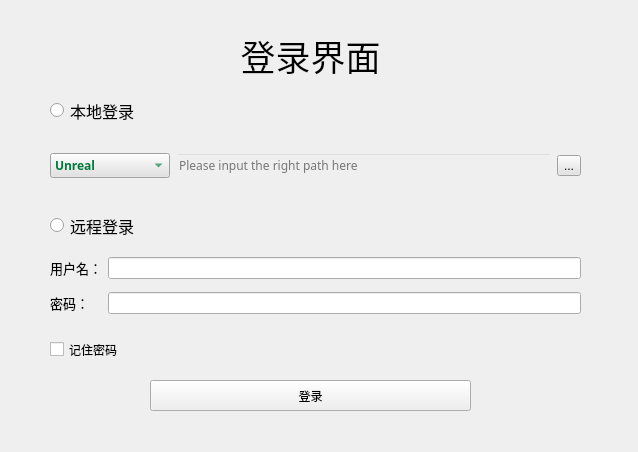
<?xml version="1.0" encoding="UTF-8"?>
<ui version="4.0">
 <class>login</class>
 <widget class="QWidget" name="login">
  <property name="geometry">
   <rect>
    <x>0</x>
    <y>0</y>
    <width>638</width>
    <height>452</height>
   </rect>
  </property>
  <property name="windowTitle">
   <string>Form</string>
  </property>
  <widget class="QWidget" name="layoutWidget">
   <property name="geometry">
    <rect>
     <x>50</x>
     <y>150</y>
     <width>531</width>
     <height>31</height>
    </rect>
   </property>
   <layout class="QHBoxLayout" name="horizontalLayout">
    <item>
     <widget class="QComboBox" name="software_choose">
      <property name="palette">
       <palette>
        <active>
         <colorrole role="WindowText">
          <brush brushstyle="SolidPattern">
           <color alpha="255">
            <red>255</red>
            <green>255</green>
            <blue>255</blue>
           </color>
          </brush>
         </colorrole>
         <colorrole role="Button">
          <brush brushstyle="SolidPattern">
           <color alpha="255">
            <red>226</red>
            <green>226</green>
            <blue>226</blue>
           </color>
          </brush>
         </colorrole>
         <colorrole role="Dark">
          <brush brushstyle="SolidPattern">
           <color alpha="255">
            <red>156</red>
            <green>156</green>
            <blue>156</blue>
           </color>
          </brush>
         </colorrole>
         <colorrole role="Text">
          <brush brushstyle="SolidPattern">
           <color alpha="255">
            <red>12</red>
            <green>16</green>
            <blue>21</blue>
           </color>
          </brush>
         </colorrole>
         <colorrole role="ButtonText">
          <brush brushstyle="SolidPattern">
           <color alpha="255">
            <red>0</red>
            <green>122</green>
            <blue>59</blue>
           </color>
          </brush>
         </colorrole>
         <colorrole role="Base">
          <brush brushstyle="SolidPattern">
           <color alpha="255">
            <red>226</red>
            <green>226</green>
            <blue>226</blue>
           </color>
          </brush>
         </colorrole>
         <colorrole role="Window">
          <brush brushstyle="SolidPattern">
           <color alpha="255">
            <red>226</red>
            <green>226</green>
            <blue>226</blue>
           </color>
          </brush>
         </colorrole>
         <colorrole role="Shadow">
          <brush brushstyle="SolidPattern">
           <color alpha="255">
            <red>255</red>
            <green>255</green>
            <blue>127</blue>
           </color>
          </brush>
         </colorrole>
         <colorrole role="Highlight">
          <brush brushstyle="SolidPattern">
           <color alpha="255">
            <red>217</red>
            <green>217</green>
            <blue>217</blue>
           </color>
          </brush>
         </colorrole>
         <colorrole role="HighlightedText">
          <brush brushstyle="SolidPattern">
           <color alpha="255">
            <red>8</red>
            <green>8</green>
            <blue>8</blue>
           </color>
          </brush>
         </colorrole>
         <colorrole role="PlaceholderText">
          <brush brushstyle="SolidPattern">
           <color alpha="128">
            <red>12</red>
            <green>16</green>
            <blue>21</blue>
           </color>
          </brush>
         </colorrole>
        </active>
        <inactive>
         <colorrole role="WindowText">
          <brush brushstyle="SolidPattern">
           <color alpha="255">
            <red>255</red>
            <green>255</green>
            <blue>255</blue>
           </color>
          </brush>
         </colorrole>
         <colorrole role="Button">
          <brush brushstyle="SolidPattern">
           <color alpha="255">
            <red>226</red>
            <green>226</green>
            <blue>226</blue>
           </color>
          </brush>
         </colorrole>
         <colorrole role="Dark">
          <brush brushstyle="SolidPattern">
           <color alpha="255">
            <red>156</red>
            <green>156</green>
            <blue>156</blue>
           </color>
          </brush>
         </colorrole>
         <colorrole role="Text">
          <brush brushstyle="SolidPattern">
           <color alpha="255">
            <red>12</red>
            <green>16</green>
            <blue>21</blue>
           </color>
          </brush>
         </colorrole>
         <colorrole role="ButtonText">
          <brush brushstyle="SolidPattern">
           <color alpha="255">
            <red>0</red>
            <green>122</green>
            <blue>59</blue>
           </color>
          </brush>
         </colorrole>
         <colorrole role="Base">
          <brush brushstyle="SolidPattern">
           <color alpha="255">
            <red>226</red>
            <green>226</green>
            <blue>226</blue>
           </color>
          </brush>
         </colorrole>
         <colorrole role="Window">
          <brush brushstyle="SolidPattern">
           <color alpha="255">
            <red>226</red>
            <green>226</green>
            <blue>226</blue>
           </color>
          </brush>
         </colorrole>
         <colorrole role="Shadow">
          <brush brushstyle="SolidPattern">
           <color alpha="255">
            <red>255</red>
            <green>255</green>
            <blue>127</blue>
           </color>
          </brush>
         </colorrole>
         <colorrole role="Highlight">
          <brush brushstyle="SolidPattern">
           <color alpha="255">
            <red>217</red>
            <green>217</green>
            <blue>217</blue>
           </color>
          </brush>
         </colorrole>
         <colorrole role="HighlightedText">
          <brush brushstyle="SolidPattern">
           <color alpha="255">
            <red>8</red>
            <green>8</green>
            <blue>8</blue>
           </color>
          </brush>
         </colorrole>
         <colorrole role="PlaceholderText">
          <brush brushstyle="SolidPattern">
           <color alpha="128">
            <red>12</red>
            <green>16</green>
            <blue>21</blue>
           </color>
          </brush>
         </colorrole>
        </inactive>
        <disabled>
         <colorrole role="WindowText">
          <brush brushstyle="SolidPattern">
           <color alpha="255">
            <red>156</red>
            <green>156</green>
            <blue>156</blue>
           </color>
          </brush>
         </colorrole>
         <colorrole role="Button">
          <brush brushstyle="SolidPattern">
           <color alpha="255">
            <red>226</red>
            <green>226</green>
            <blue>226</blue>
           </color>
          </brush>
         </colorrole>
         <colorrole role="Dark">
          <brush brushstyle="SolidPattern">
           <color alpha="255">
            <red>156</red>
            <green>156</green>
            <blue>156</blue>
           </color>
          </brush>
         </colorrole>
         <colorrole role="Text">
          <brush brushstyle="SolidPattern">
           <color alpha="255">
            <red>156</red>
            <green>156</green>
            <blue>156</blue>
           </color>
          </brush>
         </colorrole>
         <colorrole role="ButtonText">
          <brush brushstyle="SolidPattern">
           <color alpha="255">
            <red>156</red>
            <green>156</green>
            <blue>156</blue>
           </color>
          </brush>
         </colorrole>
         <colorrole role="Base">
          <brush brushstyle="SolidPattern">
           <color alpha="255">
            <red>226</red>
            <green>226</green>
            <blue>226</blue>
           </color>
          </brush>
         </colorrole>
         <colorrole role="Window">
          <brush brushstyle="SolidPattern">
           <color alpha="255">
            <red>226</red>
            <green>226</green>
            <blue>226</blue>
           </color>
          </brush>
         </colorrole>
         <colorrole role="Shadow">
          <brush brushstyle="SolidPattern">
           <color alpha="255">
            <red>255</red>
            <green>255</green>
            <blue>127</blue>
           </color>
          </brush>
         </colorrole>
         <colorrole role="Highlight">
          <brush brushstyle="SolidPattern">
           <color alpha="255">
            <red>0</red>
            <green>120</green>
            <blue>215</blue>
           </color>
          </brush>
         </colorrole>
         <colorrole role="HighlightedText">
          <brush brushstyle="SolidPattern">
           <color alpha="255">
            <red>8</red>
            <green>8</green>
            <blue>8</blue>
           </color>
          </brush>
         </colorrole>
         <colorrole role="PlaceholderText">
          <brush brushstyle="SolidPattern">
           <color alpha="128">
            <red>40</red>
            <green>121</green>
            <blue>59</blue>
           </color>
          </brush>
         </colorrole>
        </disabled>
       </palette>
      </property>
      <property name="font">
       <font>
        <family>Adobe 繁黑體 Std B</family>
        <weight>75</weight>
        <bold>true</bold>
       </font>
      </property>
      <property name="cursor">
       <cursorShape>ClosedHandCursor</cursorShape>
      </property>
      <property name="styleSheet">
       <string notr="true">background-color: rgb(226, 226, 226);</string>
      </property>
      <item>
       <property name="text">
        <string extracomment="Unreal Path">Unreal</string>
       </property>
      </item>
      <item>
       <property name="text">
        <string>Airsim</string>
       </property>
      </item>
      <item>
       <property name="text">
        <string>AirSimSettings</string>
       </property>
      </item>
     </widget>
    </item>
    <item>
     <widget class="QLineEdit" name="path_edit">
      <property name="font">
       <font>
        <family>黑体</family>
        <weight>50</weight>
        <bold>false</bold>
       </font>
      </property>
      <property name="styleSheet">
       <string notr="true">background:transparent;</string>
      </property>
      <property name="placeholderText">
       <string>Please input the right path here</string>
      </property>
     </widget>
    </item>
    <item>
     <widget class="QToolButton" name="path_button">
      <property name="cursor">
       <cursorShape>ClosedHandCursor</cursorShape>
      </property>
      <property name="styleSheet">
       <string notr="true">background-color: rgb(226, 226, 226);</string>
      </property>
      <property name="text">
       <string>...</string>
      </property>
     </widget>
    </item>
   </layout>
  </widget>
  <widget class="QRadioButton" name="local_button">
   <property name="geometry">
    <rect>
     <x>50</x>
     <y>90</y>
     <width>151</width>
     <height>41</height>
    </rect>
   </property>
   <property name="font">
    <font>
     <family>黑体</family>
     <pointsize>12</pointsize>
    </font>
   </property>
   <property name="text">
    <string>本地登录</string>
   </property>
  </widget>
  <widget class="QRadioButton" name="remote_button">
   <property name="geometry">
    <rect>
     <x>50</x>
     <y>210</y>
     <width>141</width>
     <height>31</height>
    </rect>
   </property>
   <property name="font">
    <font>
     <family>黑体</family>
     <pointsize>12</pointsize>
    </font>
   </property>
   <property name="text">
    <string>远程登录</string>
   </property>
  </widget>
  <widget class="QLabel" name="label">
   <property name="geometry">
    <rect>
     <x>220</x>
     <y>20</y>
     <width>181</width>
     <height>71</height>
    </rect>
   </property>
   <property name="font">
    <font>
     <family>AcadEref</family>
     <pointsize>26</pointsize>
    </font>
   </property>
   <property name="text">
    <string>登录界面</string>
   </property>
   <property name="alignment">
    <set>Qt::AlignCenter</set>
   </property>
  </widget>
  <widget class="QPushButton" name="login_button">
   <property name="geometry">
    <rect>
     <x>150</x>
     <y>380</y>
     <width>321</width>
     <height>31</height>
    </rect>
   </property>
   <property name="text">
    <string>登录</string>
   </property>
  </widget>
  <widget class="QCheckBox" name="remeber_password_checkbox">
   <property name="geometry">
    <rect>
     <x>50</x>
     <y>340</y>
     <width>91</width>
     <height>19</height>
    </rect>
   </property>
   <property name="text">
    <string>记住密码</string>
   </property>
  </widget>
  <widget class="QWidget" name="layoutWidget">
   <property name="geometry">
    <rect>
     <x>50</x>
     <y>250</y>
     <width>531</width>
     <height>71</height>
    </rect>
   </property>
   <layout class="QGridLayout" name="gridLayout">
    <item row="0" column="0">
     <widget class="QLabel" name="username_label">
      <property name="font">
       <font>
        <family>AcadEref</family>
        <pointsize>10</pointsize>
       </font>
      </property>
      <property name="text">
       <string>用户名：</string>
      </property>
     </widget>
    </item>
    <item row="0" column="1">
     <widget class="QLineEdit" name="username_edit"/>
    </item>
    <item row="1" column="0">
     <widget class="QLabel" name="password_label">
      <property name="font">
       <font>
        <family>AcadEref</family>
        <pointsize>10</pointsize>
       </font>
      </property>
      <property name="text">
       <string>密码：</string>
      </property>
     </widget>
    </item>
    <item row="1" column="1">
     <widget class="QLineEdit" name="password_edit"/>
    </item>
   </layout>
  </widget>
 </widget>
 <resources/>
 <connections/>
</ui>
